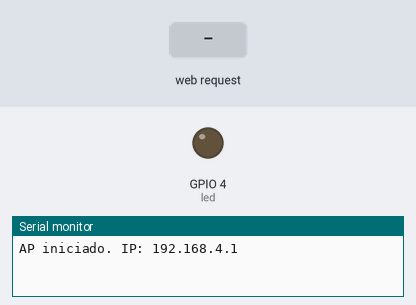
Simulated run of this sketch. Board: ESP32. Parts: output pins drawn as LEDs (lit = HIGH), the last lines printed to the serial monitor. The test bench sets the inputs (shaded band).

Above: at 1.2 s.
1.3 s: HTTP request GET /off received
At 2.3 s:
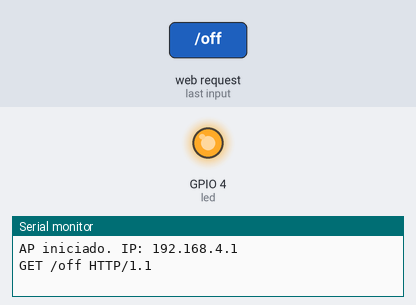
2.8 s: HTTP request GET /on received
At 3.4 s:
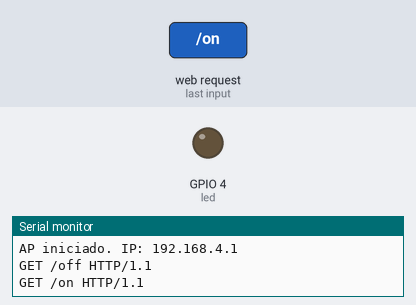
Timing chart, 0 to 5.8 s (numbered marks = the images above; inputs shaded):
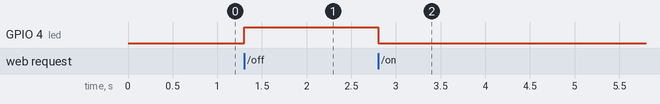

The sketch:

piscarled.ino
```cpp
#include <WiFi.h>

const int led = 4;
const char* ssid = "Teste_ESP32";
const char* pass = "12345678";
bool ledState = false;

WiFiServer server(80);
IPAddress ip_server;

void setup() {
  Serial.begin(115200);
  pinMode(led, OUTPUT);
  digitalWrite(led, LOW); // começa ligado

  if (WiFi.softAP(ssid, pass)) {
    ip_server = WiFi.softAPIP();
    Serial.print("AP iniciado. IP: ");
    Serial.println(ip_server);
  } else {
    Serial.println("Falha ao iniciar o AP.");
  }

  server.begin();
}

void loop() {
  WiFiClient client = server.available();
  if (!client) return;

  while (!client.available()) delay(1);

  String request = client.readStringUntil('\r');
  client.flush();
  Serial.println(request);

  if (request.indexOf("/on") != -1) {
    ledState = true;
    digitalWrite(led, LOW);
  } else if (request.indexOf("/off") != -1) {
    ledState = false;
    digitalWrite(led, HIGH);
  }

  String html = "HTTP/1.1 200 OK\r\n";
  html += "Content-type:text/html\r\n\r\n";
  html += "<html><body style='font-family:sans-serif;text-align:center;margin-top:50px'>";
  html += "<h2>Controle do LED</h2>";

  if (ledState) {
    html += "<p>Status: <strong>LIGADO</strong></p>";
    html += "<a href='/off'><button style='padding:20px 40px;font-size:18px;background:red;color:white;border:none;border-radius:8px'>Desligar</button></a>";
  } else {
    html += "<p>Status: <strong>DESLIGADO</strong></p>";
    html += "<a href='/on'><button style='padding:20px 40px;font-size:18px;background:green;color:white;border:none;border-radius:8px'>Ligar</button></a>";
  }

  html += "</body></html>";

  client.print(html);
  client.stop();
}
```

Measured:
- after the input at 1.3 s, GPIO 4 (led): LOW → HIGH at once
- after the input at 2.8 s, GPIO 4 (led): HIGH → LOW at once
